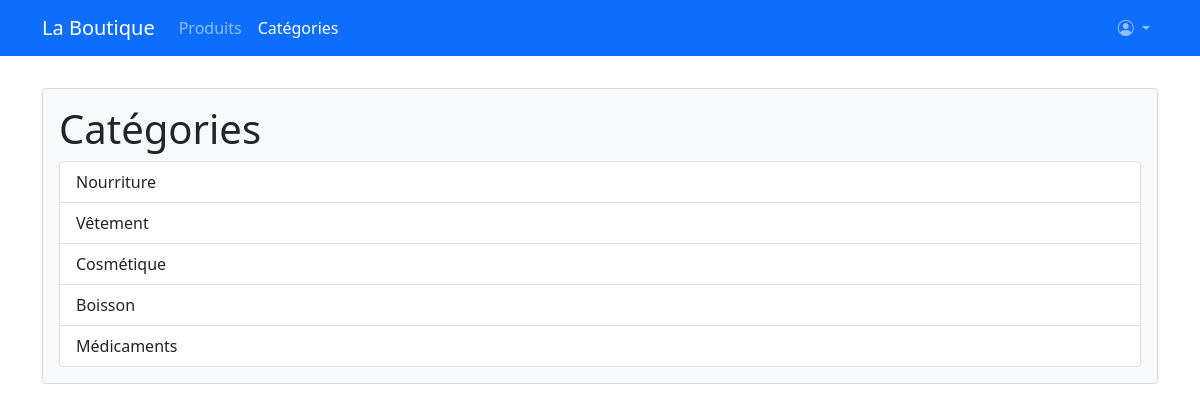
The page /?page=categories on the database its author committed.
### tables this page shows
CREATE TABLE IF NOT EXISTS `categories` (
  `id` int(11) NOT NULL AUTO_INCREMENT,
  `nom` text NOT NULL,
  `description` text NOT NULL,
  PRIMARY KEY (`id`)
);

### Controllers/CategorieController.php (called while the page is built, shortened)
<?php
class CategorieController extends CategorieManager
{
    public function getCategories()
    {
        $categories =  $this->findAll();
        require 'Views/categories/list.php';
        return ob_get_clean();
    }
}

### Class/BDD.php (called while the page is built, shortened)
<?php
class BDD
{
    private $host       = 'localhost';
    private $database   = 'boutique';
    private $user       = 'root';
    private $pwd        = '';
    protected $co         = false;
    public function __construct()
    {
        if (!$this->co) {
            try {
                $this->co = new PDO('mysql:host=' . $this->host . ';dbname=' . $this->database . ';charset=utf8', $this->user, $this->pwd);
                $this->co->setAttribute(PDO::ATTR_ERRMODE, PDO::ERRMODE_EXCEPTION);
            } catch (Exception $e) {
                die($e->getMessage());
            }
        }
    }
}
?>

### Models/CategorieManager.php (called while the page is built, shortened)
<?php
class CategorieManager extends BDD
{
    public function findAll()
    {
        $select = $this->co->prepare('
            SELECT * FROM categories
        ');
        $select->execute();
        return $select->fetchAll(PDO::FETCH_ASSOC);
    }
}

### Views/categories/list.php (the view)
<section>
    <div class="container card bg-light mt-3 p-3">
        <h1>Catégories</h1>
        <?php if (!empty($categories)) { ?>
            <div class="list-group border-top-0">
                <?php foreach ($categories as $key => $c) { ?>
                    <a href="?page=categorie&categorie=<?= $c['id']; ?>" class="list-group-item list-group-item-action">
                        <?= $c['nom']; ?>
                    </a>
                <?php } ?>
            </div>
        <?php } else { ?>
            <h3>Il n'y a aucunes catégories</h3>
        <?php } ?>
    </div>
</section>

### rows shown on the page
categories: nom "Nourriture"
categories: nom "Vêtement"
categories: nom "Cosmétique"
categories: nom "Boisson"
categories: nom "Médicaments"
